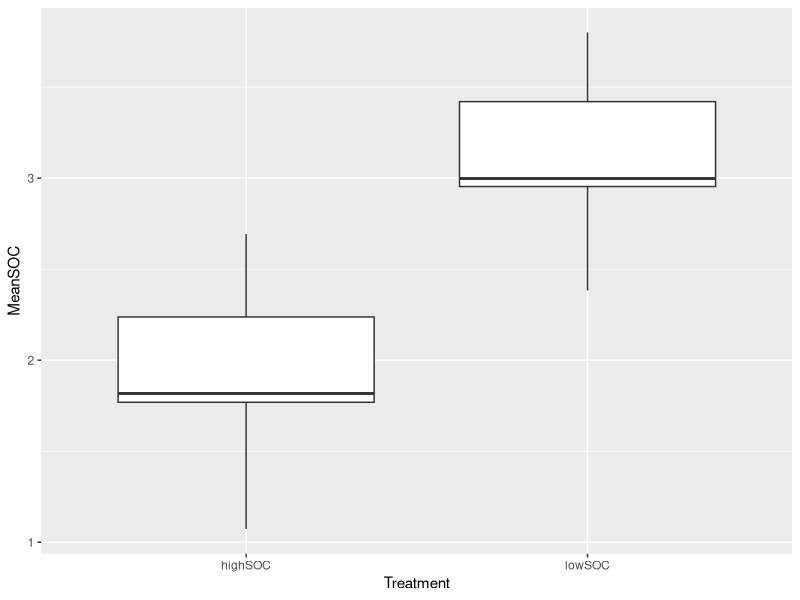

Here is the R script that generated this plot:
# Homework nine R code
# 27 March 2024
# Molly Ratliff

library(ggplot2)
library(tidyverse)

# Create a function to generate a data frame with soil organic carbon values for high
# and low topographic depressions in an agricultural field using sample size, mean, and SD.
###############################################################################
# function: genSOC
# input: nLow, nHigh are sample sizes
#        mLow is the mean SOC for high plots
#        mHigh is the mean SOC for low plots
#        SDLow, SDHigh are standard deviations
# output: lowSOC is random numbers generated for soil organic carbon in low plots
#         highSOC is random numbers generated for soil organic carbon in high plots
#------------------------------------------------------------------------
genSOC <- function(nLow=10,nHigh=10, mLow=3, mHigh=2, SDLow=0.5, SDHigh=0.5){
  ID <- 1:nLow
  lowSOC <- rnorm(n=nLow, mean=mLow, sd=SDLow)
  highSOC <- rnorm(n=nHigh, mean=mHigh, sd=SDHigh)
  SOC <- data.frame(highSOC, lowSOC)
  return(SOC)
}
####################################################################################
x <- genSOC()


# Create a function to determine summary stats of genSOC()
# input: x = genSOC
# output: stats
###################################################################################
statsSOC <- function(x=x){
  stats <- summary(x)
  return(stats)
}
###################################################################################
statsSOC(x)

# Create a function to make a boxplot for low vs high 
# input: y=x
# output: plot
##################################################################################
plotSOC <- function(x=x){
 x <- x %>%
    pivot_longer(cols=1:2, names_to = "Treatment", values_to= "MeanSOC", values_drop_na=T)
  plot <- ggplot(x, aes(x=Treatment, y=MeanSOC)) + geom_boxplot()
  return(plot)
}
#################################################################################
plotSOC(x)

# Create a function to run a t-test comparing low and high SOC means
# input: z=z
# output
#################################################################################
ttestSOC <- function(x=x){
  ttest <- t.test(x$highSOC, x$lowSOC, var.equal = TRUE)
  return(ttest)
}
#################################################################################
ttestSOC(x)
